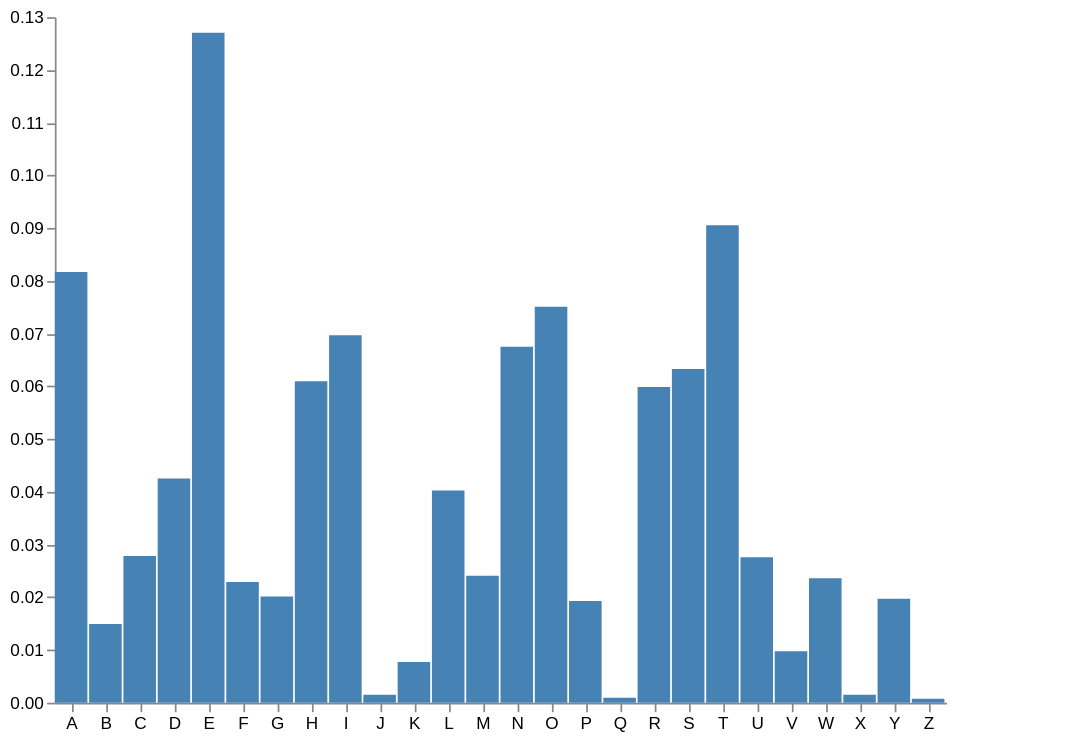

Vega-Lite specification stored for this chart:
### Vega specification from a JSON file in a GitHub repository (floating-point values rounded to 4 significant figures)
{"$schema": "https://vega.github.io/schema/vega/v5.json", "width": 600, "height": 400, "padding": 5, "data": [{"name": "source", "values": [{"letter": "A", "value": 0.08167}, {"letter": "B", "value": 0.01492}, {"letter": "C", "value": 0.02782}, {"letter": "D", "value": 0.04253}, {"letter": "E", "value": 0.127}, {"letter": "F", "value": 0.02288}, {"letter": "G", "value": 0.02015}, {"letter": "H", "value": 0.06094}, {"letter": "I", "value": 0.06966}, {"letter": "J", "value": 0.00153}, {"letter": "K", "value": 0.00772}, {"letter": "L", "value": 0.04025}, {"letter": "M", "value": 0.02406}, {"letter": "N", "value": 0.06749}, {"letter": "O", "value": 0.07507}, {"letter": "P", "value": 0.01929}, {"letter": "Q", "value": 0.00095}, {"letter": "R", "value": 0.05987}, {"letter": "S", "value": 0.06327}, {"letter": "T", "value": 0.09056}, {"letter": "U", "value": 0.02758}, {"letter": "V", "value": 0.00978}, {"letter": "W", "value": 0.0236}, {"letter": "X", "value": 0.0015}, {"letter": "Y", "value": 0.01974}, {"letter": "Z", "value": 0.00074}]}], "signals": [{"name": "zoom", "value": 1, "on": [{"events": "wheel", "force": true, "update": "pow(1.005, event.deltaY * pow(16, event.deltaMode))"}, {"events": "touchstart", "force": true, "update": "1"}]}, {"name": "cursor", "value": [0, 0], "on": [{"events": "mousedown", "update": "[x(), y()]"}, {"events": "touchstart", "update": "[x(), y()]"}]}, {"name": "translate0", "value": [0, 0], "on": [{"events": "mousedown", "update": "[cursor[0], cursor[1]]"}, {"events": "touchstart", "update": "[cursor[0], cursor[1]]"}]}, {"name": "translate", "value": [0, 0], "on": [{"events": "mousemove", "update": "[translate0[0] + x() - cursor[0], translate0[1] + y() - cursor[1]]"}, {"events": "touchmove", "update": "[translate0[0] + x() - cursor[0], translate0[1] + y() - cursor[1]]"}, {"events": "mouseup", "update": "[translate0[0] + x() - cursor[0], translate0[1] + y() - cursor[1]]"}, {"events": "touchend", "update": "[translate0[0] + x() - cursor[0], translate0[1] + y() - cursor[1]]"}]}], "scales": [{"name": "xscale", "type": "band", "domain": {"data": "source", "field": "letter"}, "range": {"step": 20}}, {"name": "yscale", "domain": {"data": "source", "field": "value"}, "nice": true, "range": "height"}], "axes": [{"orient": "bottom", "scale": "xscale"}, {"orient": "left", "scale": "yscale"}], "marks": [{"type": "rect", "from": {"data": "source"}, "encode": {"enter": {"x": {"scale": "xscale", "field": "letter"}, "width": {"scale": "xscale", "band": 1, "offset": -1}, "y": {"scale": "yscale", "field": "value"}, "y2": {"scale": "yscale", "value": 0}, "fill": {"value": "steelblue"}}}}]}
